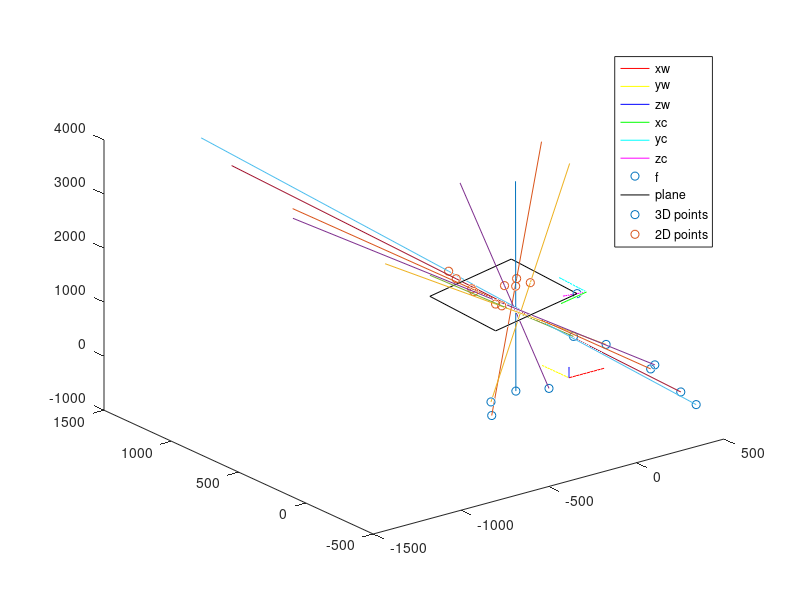

Write MATLAB code to recreate this figure.
%Visual Perception Lab 2
%Author: Raabid Hussain
%Image planes

clc;
close all;
clear;

%Define parameters
au=557.0943;
av=712.9824;
u0=326.3819;
v0=298.6679;
f=80;
Tx=100;
Ty=0;
Tz=1500;
Phix=0.8*pi/2;
Phiy=-1.8*pi/2;
Phix1=pi/5;
num=10;

%Transformation Matrix
I=[au 0 u0 0;0 av v0 0;0 0 1 0];
R=[1 0 0;0 cos(Phix) -sin(Phix);0 sin(Phix) cos(Phix)]*[cos(Phiy) 0 sin(Phiy); 0 1 0;-sin(Phiy) 0 cos(Phiy)]*[1 0 0;0 cos(Phix1) -sin(Phix1);0 sin(Phix1) cos(Phix1)];
E=[R [Tx;Ty;Tz]];
E=[E;0 0 0 1];

%World coordinate system
figure;
z0=[0 0 0 0 0 0 0 0 0 0 0];
xw=0:20:200;
xw=[xw;z0;z0];
yw=0:20:200;
yw=[z0;yw;z0];
zw=0:20:200;
zw=[z0;z0;zw];

plot3(xw(1,:),xw(2,:),xw(3,:),'r')
hold on;
plot3(yw(1,:),yw(2,:),yw(3,:),'y')
hold on;
plot3(zw(1,:),zw(2,:),zw(3,:),'b')
hold on;

%Camera coordinate system
xc=E*[xw;z0+1];
yc=E*[yw;z0+1];
zc=E*[zw;z0+1];

plot3(xc(1,:),xc(2,:),xc(3,:),'g')
hold on;
plot3(yc(1,:),yc(2,:),yc(3,:),'c')
hold on;
plot3(zc(1,:),zc(2,:),zc(3,:),'m')
hold on;


%focal point
focal=[xw(1,1);yw(1,1);zw(1,1)+f];
focal=E*[focal;1];

plot3(focal(1), focal(2), focal(3),'o');
hold on;

%image plane
plane=[0; 0; 80];
plane=[plane [0; 480 ;80]];
plane=[plane [640; 480 ;80]];
plane=[plane [640; 0 ;80]];
plane=[plane [0; 0 ;80]];

plane=E*[plane;1 1 1 1 1];
plot3(plane(1,:), plane(2,:), plane(3,:),'k');
hold on;

%3D points
rpts=[randi([-480, 480],num,1), randi([-480, 480],num,1), randi([-480, 480],num,1), ones(num,1)]';
scatter3(rpts(1,:), rpts(2,:), rpts(3,:),'r+');
hold on;

%2D points
A=I*E;
campts=A*rpts;
for i=1:num
    campts(1,i)=2*u0-(campts(1,i)/campts(3,i));
    campts(2,i)=2*v0-(campts(2,i)/campts(3,i));
    campts(3,i)=f*(campts(3,i)/campts(3,i));
end
campts=E*[campts;ones(1,num)];
scatter3(campts(1,:),campts(2,:),campts(3,:),'b+');
hold on;

%third point on line (extending the projection lines)
mir=rpts;
for i=1:num
    mir(1,i)=campts(1,i)-(rpts(1,i)-campts(1,i));
    mir(2,i)=campts(2,i)-(rpts(2,i)-campts(2,i));
    mir(3,i)=campts(3,i)-(rpts(3,i)-campts(3,i));
end

%optical rays
for i=1:num
    line1=[rpts(1,i) campts(1,i) mir(1,i);rpts(2,i) campts(2,i) mir(2,i);rpts(3,i) campts(3,i) mir(3,i)];
    plot3(line1(1,:),line1(2,:),line1(3,:))
    hold on;
end


%labelling all lines
legend('xw','yw','zw','xc','yc','zc','f', 'plane','3D points','2D points');

%axis([-500 1000 -500 1000 -500 2000]);

